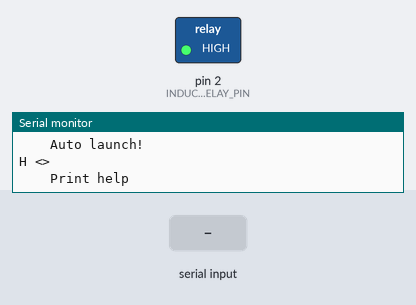
Recording of a sketch running on a simulated Arduino Uno, built with avr-gcc and run on an emulated ATmega328P. On the bench: switched loads named in the sketch (green lamp = pin HIGH), the last lines printed to the serial monitor. The inputs (shaded band) are chosen by the test bench.

Above: at 1.2 s.
1.3 s: "A,45\n" received over Serial
At 2.1 s:
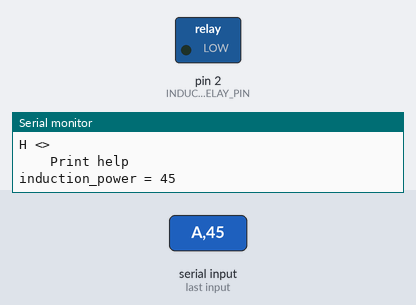
2.8 s: "A90\n" received over Serial
At 3.2 s:
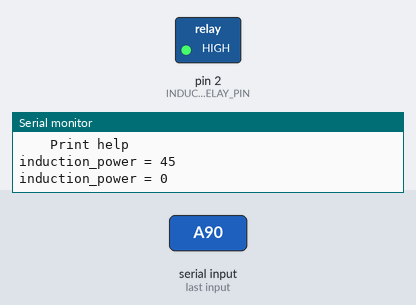
Timing chart, 0 to 5.8 s (numbered marks = the images above; inputs shaded):
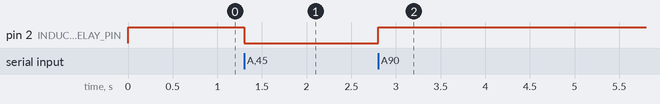

The sketch:

rocket_launcher.ino
```cpp
#define SERIAL_BAUD_RATE		(115200)
#define SERIAL_TIMEOUT			(1)
#define ACS712_PIN				(A3)
#define INDUCTION_RELAY_PIN		(2)

#define COMMAND_BUFFER_SIZE		(100)
#define COMMAND_TIMEOUT_MS		(150)
#define SCREEN_SAVER_S			(40)

#define ACS712_MAX_CURRENT		(30)
#define ACS712_SAMPLES			(10)

#if ACS712_MAX_CURRENT == 5
	#define ACS712_MUL			(0.0264)
	#define ACS712_SUB			(13.51)
#elif ACS712_MAX_CURRENT == 20
	#define ACS712_MUL			(0.19)
	#define ACS712_SUB			(25)
#elif ACS712_MAX_CURRENT == 30
	#define ACS712_MUL			(0.044)
	#define ACS712_SUB			(3.78)
#endif


struct {
	uint8_t buffer[COMMAND_BUFFER_SIZE];
	uint8_t buffer_index;
	uint32_t timeout;
} command;

uint32_t screen_saver_ms = SCREEN_SAVER_S * 1000;
float idle_induction_current = 0;
bool is_auto_induction = false;

uint16_t _interactive_menu_read_16(uint16_t number) {
	uint16_t i = number;
	sscanf(command.buffer + 2, "%d", &i);
	return i;
}

void print_help() {
	Serial.println(F(
		"____________________________________________________\n"
		"\n"
		"  R o c k e t   L a u n c h e r   I n t e r f a c e:\n"
		"____________________________________________________\n"
		"\n"
		"A <is_induction_on[0-1]>\n"
		"    Set induction power\n"
		"B <>\n"
		"    Read induction current\n"
		"C <idle_induction_current[0.1-1K]>\n"
		"    Set idle induction current\n"
		"D <>\n"
		"    Auto launch!\n"
		"H <>\n"
		"    Print help\n"
	));
}

void set_induction_power(bool is_on) {
	digitalWrite(INDUCTION_RELAY_PIN, !is_on);
}

float read_induction_current() {
	float average = 0;
	for(uint16_t i = 0; i < ACS712_SAMPLES; i++) {
		average += (ACS712_MUL * analogRead(ACS712_PIN) - ACS712_SUB) / ACS712_SAMPLES;
		delay(1);
	}
	return average;
}

void setup() {
	Serial.begin(SERIAL_BAUD_RATE);
	Serial.setTimeout(SERIAL_TIMEOUT);
	pinMode(ACS712_PIN, INPUT);
	pinMode(INDUCTION_RELAY_PIN, OUTPUT);
	set_induction_power(false);
	print_help();
}

void loop() {
	uint32_t cur_millis = millis();
	uint16_t i;
	float f;

	if (cur_millis > command.timeout) {
		if (command.buffer_index)
			command.buffer_index = 0;
		else if ((cur_millis - command.timeout) > screen_saver_ms) {
			command.timeout = cur_millis;
			/* screen_saver */
		}
	}

	if (Serial.available()) {
		if (!command.buffer_index)
			command.timeout = cur_millis + COMMAND_TIMEOUT_MS;

		command.buffer_index += Serial.readBytes(command.buffer + command.buffer_index,
			sizeof(command.buffer) - command.buffer_index);

		i = command.buffer[command.buffer_index - 1];
		if (command.buffer_index >= 2 && i == '\n' || i == '\r') {
			i = command.buffer[command.buffer_index - 2];
			i = ((i == '\n' || i == '\r') ? 3 : 2);
			while (i--)
				command.buffer[command.buffer_index - i] = '\0';

			switch (command.buffer[0]) {
				case 'H':
					print_help();
				break;
				case 'A':
					i = _interactive_menu_read_16(0);
					set_induction_power(i);
					Serial.print(F("induction_power = ")); Serial.println(i);
				break;
				case 'B':
					Serial.print(F("induction_current = ")); Serial.println(read_induction_current());
				break;
				case 'C':
					idle_induction_current = _interactive_menu_read_16(0);
					if (!idle_induction_current) {
						set_induction_power(true);
						delay(500);
						idle_induction_current = read_induction_current();
						set_induction_power(false);
					}
					Serial.print(F("idle_induction_current = ")); Serial.println(idle_induction_current);
				break;
				case 'D':
					set_induction_power(true);
					is_auto_induction = true;
					Serial.println(F("starting auto induction"));
					delay(1000);
				break;
			}
			command.buffer_index = 0;
		}
	}
	if (is_auto_induction) {
		f = read_induction_current();
		if ((cur_millis % 20) == 0) {
			Serial.print(F("induction_current = ")); Serial.println(f);
		}
		if ((f - idle_induction_current) < 0.1) {
			set_induction_power(false);
			is_auto_induction = false;
			Serial.println(F("\ndone auto induction"));
		}
	}
}
```

Measured:
- after the input at 1.3 s, pin 2 (INDUCTION_RELAY_PIN): HIGH → LOW at once
- after the input at 2.8 s, pin 2 (INDUCTION_RELAY_PIN): LOW → HIGH at once
